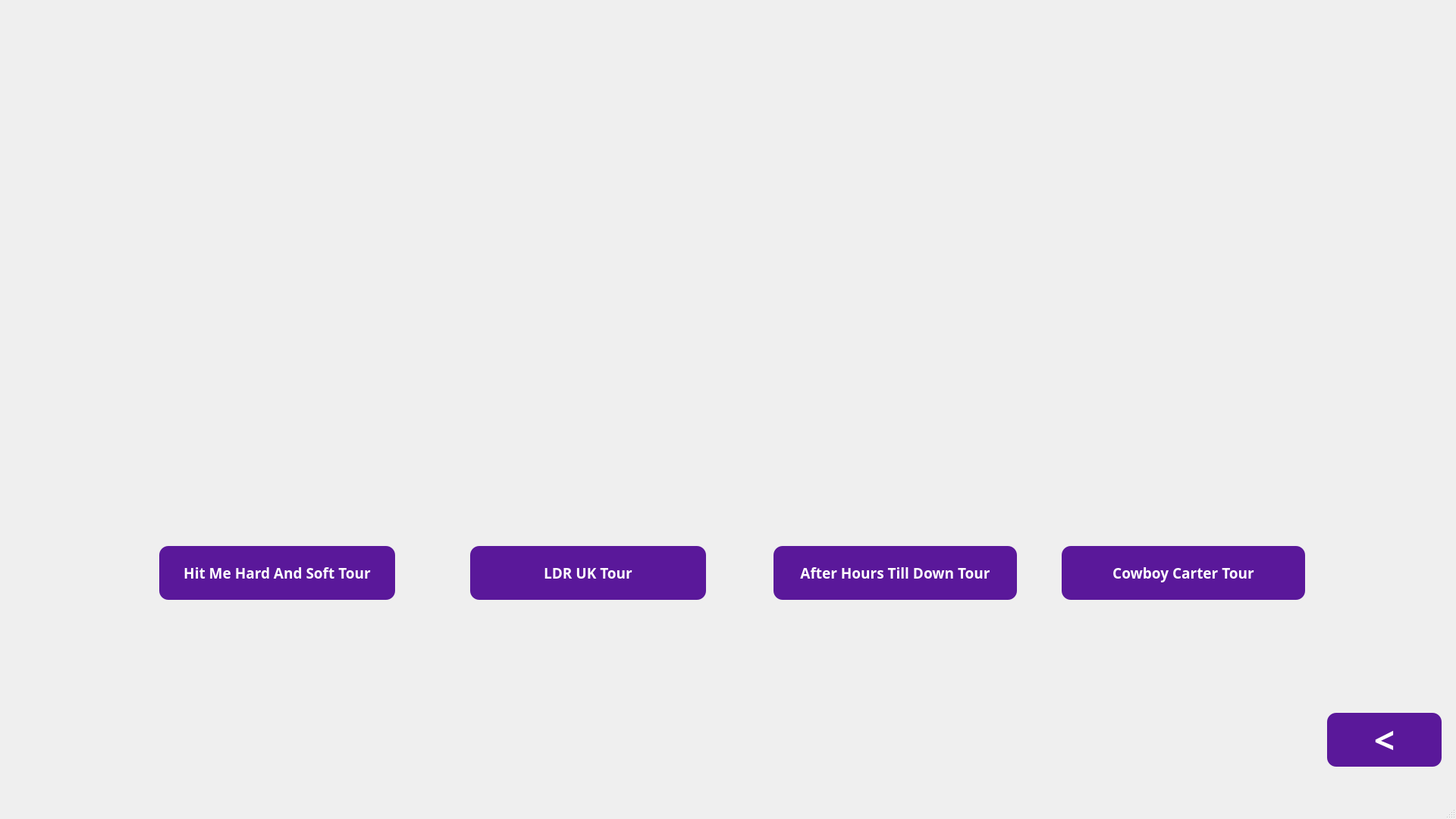
<?xml version="1.0" encoding="UTF-8"?>
<ui version="4.0">
 <class>BookTheTicketPage</class>
 <widget class="QMainWindow" name="BookTheTicketPage">
  <property name="geometry">
   <rect>
    <x>0</x>
    <y>0</y>
    <width>1920</width>
    <height>1080</height>
   </rect>
  </property>
  <property name="minimumSize">
   <size>
    <width>1920</width>
    <height>1080</height>
   </size>
  </property>
  <property name="maximumSize">
   <size>
    <width>1920</width>
    <height>1080</height>
   </size>
  </property>
  <property name="windowTitle">
   <string>MainWindow</string>
  </property>
  <widget class="QWidget" name="centralwidget">
   <widget class="QLabel" name="label">
    <property name="geometry">
     <rect>
      <x>0</x>
      <y>50</y>
      <width>1920</width>
      <height>1080</height>
     </rect>
    </property>
    <property name="sizePolicy">
     <sizepolicy hsizetype="Preferred" vsizetype="Preferred">
      <horstretch>0</horstretch>
      <verstretch>0</verstretch>
     </sizepolicy>
    </property>
    <property name="minimumSize">
     <size>
      <width>1920</width>
      <height>1080</height>
     </size>
    </property>
    <property name="maximumSize">
     <size>
      <width>1920</width>
      <height>1080</height>
     </size>
    </property>
    <property name="text">
     <string/>
    </property>
    <property name="pixmap">
     <pixmap>BookPagePic.png</pixmap>
    </property>
   </widget>
   <widget class="QPushButton" name="BTTBackBtn">
    <property name="geometry">
     <rect>
      <x>1750</x>
      <y>940</y>
      <width>151</width>
      <height>71</height>
     </rect>
    </property>
    <property name="font">
     <font>
      <family>Rockwell</family>
      <pointsize>36</pointsize>
      <weight>75</weight>
      <bold>true</bold>
     </font>
    </property>
    <property name="styleSheet">
     <string notr="true">
    background-color: #5A189A;
    color: white;
    border-radius: 12px;
    padding: 6px 12px;
    font-weight: bold;

</string>
    </property>
    <property name="text">
     <string>&lt;</string>
    </property>
   </widget>
   <widget class="QPushButton" name="HMHASbtn">
    <property name="geometry">
     <rect>
      <x>210</x>
      <y>720</y>
      <width>311</width>
      <height>71</height>
     </rect>
    </property>
    <property name="font">
     <font>
      <family>Rockwell</family>
      <pointsize>14</pointsize>
      <weight>75</weight>
      <bold>true</bold>
     </font>
    </property>
    <property name="styleSheet">
     <string notr="true">
    background-color: #5A189A;
    color: white;
    border-radius: 12px;
    padding: 6px 12px;
    font-weight: bold;

</string>
    </property>
    <property name="text">
     <string>Hit Me Hard And Soft Tour</string>
    </property>
   </widget>
   <widget class="QPushButton" name="LDRUKBtn">
    <property name="geometry">
     <rect>
      <x>620</x>
      <y>720</y>
      <width>311</width>
      <height>71</height>
     </rect>
    </property>
    <property name="font">
     <font>
      <family>Rockwell</family>
      <pointsize>14</pointsize>
      <weight>75</weight>
      <bold>true</bold>
     </font>
    </property>
    <property name="styleSheet">
     <string notr="true">
    background-color: #5A189A;
    color: white;
    border-radius: 12px;
    padding: 6px 12px;
    font-weight: bold;

</string>
    </property>
    <property name="text">
     <string>LDR UK Tour</string>
    </property>
   </widget>
   <widget class="QPushButton" name="AHTDBtn">
    <property name="geometry">
     <rect>
      <x>1020</x>
      <y>720</y>
      <width>321</width>
      <height>71</height>
     </rect>
    </property>
    <property name="font">
     <font>
      <family>Rockwell</family>
      <pointsize>14</pointsize>
      <weight>75</weight>
      <bold>true</bold>
     </font>
    </property>
    <property name="styleSheet">
     <string notr="true">
    background-color: #5A189A;
    color: white;
    border-radius: 12px;
    padding: 6px 12px;
    font-weight: bold;

</string>
    </property>
    <property name="text">
     <string>After Hours Till Down Tour</string>
    </property>
   </widget>
   <widget class="QPushButton" name="CCBtn">
    <property name="geometry">
     <rect>
      <x>1400</x>
      <y>720</y>
      <width>321</width>
      <height>71</height>
     </rect>
    </property>
    <property name="font">
     <font>
      <family>Rockwell</family>
      <pointsize>14</pointsize>
      <weight>75</weight>
      <bold>true</bold>
     </font>
    </property>
    <property name="styleSheet">
     <string notr="true">
    background-color: #5A189A;
    color: white;
    border-radius: 12px;
    padding: 6px 12px;
    font-weight: bold;

</string>
    </property>
    <property name="text">
     <string>Cowboy Carter Tour</string>
    </property>
   </widget>
  </widget>
  <widget class="QMenuBar" name="menubar">
   <property name="geometry">
    <rect>
     <x>0</x>
     <y>0</y>
     <width>1920</width>
     <height>26</height>
    </rect>
   </property>
  </widget>
  <widget class="QStatusBar" name="statusbar"/>
 </widget>
 <resources/>
 <connections/>
</ui>
